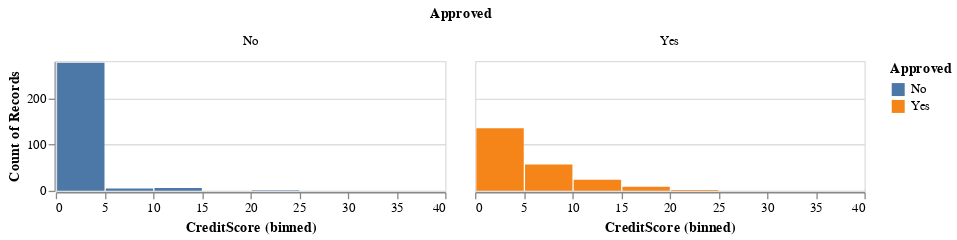

Notebook code for this chart:
### Code cell
# data summarization
# bar charts of every predictor variable, maxbins = 30

data_vis_cs = alt.Chart(data_train).mark_bar().encode(
    x = alt.X('CreditScore').scale(domain=[0,40],clamp= True).bin(maxbins=30),
    y = alt.Y('count()'),
    color = alt.Color('Approved')
).properties(
    height=100
).facet(
    "Approved:N",)
data_vis_cs

### Figure 1 — Vega-Lite specification as saved in the notebook (floating-point values rounded to 4 significant figures; data arrays with more than 128 entries replaced by an {"elided": "..."} marker saying what was removed)
{"config": {"view": {"continuousWidth": 300, "continuousHeight": 300}}, "data": {"name": "data-9b2ed57830432ad344c2b937c9697da2"}, "facet": {"field": "Approved", "type": "nominal"}, "spec": {"mark": {"type": "bar"}, "encoding": {"color": {"field": "Approved", "type": "nominal"}, "x": {"bin": {"maxbins": 30}, "field": "CreditScore", "scale": {"domain": [0, 40], "clamp": true}, "type": "quantitative"}, "y": {"aggregate": "count", "type": "quantitative"}}, "height": 100}, "$schema": "https://vega.github.io/schema/vega-lite/v5.16.3.json", "datasets": {"data-9b2ed57830432ad344c2b937c9697da2": {"elided": "517 records"}}}
